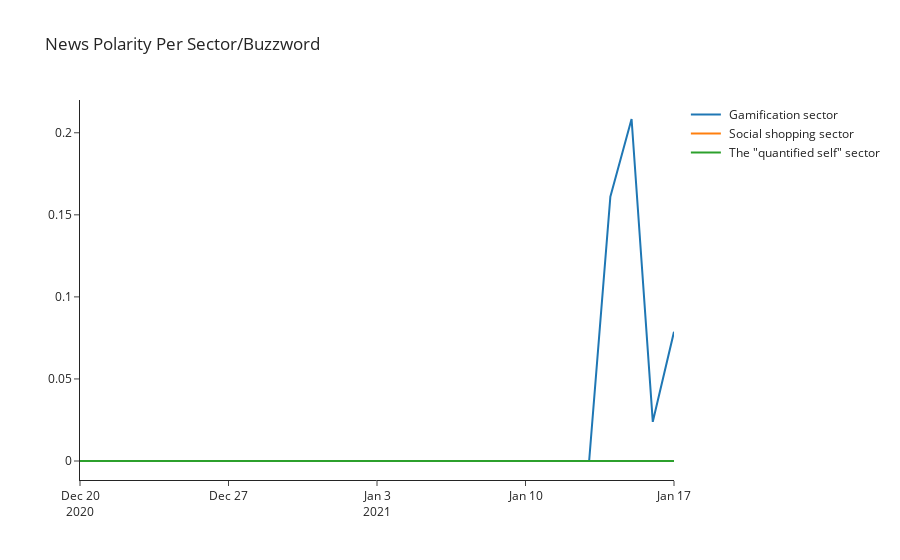

The notebook cell saved with this chart:
### Code cell
sp.polarity_time_series_visualisation(buzzwords, duration_days, news['secret_api'])

### Figure 1 — Plotly figure (JSON) as saved in the notebook; plotly's stock layout.template omitted (floating-point values rounded to 4 significant figures)
{"data": [{"mode": "lines", "name": " Gamification sector ", "type": "scatter", "x": ["2021-01-17", "2021-01-16", "2021-01-15", "2021-01-14", "2021-01-13", "2021-01-12", "2021-01-11", "2021-01-10", "2021-01-09", "2021-01-08", "2021-01-07", "2021-01-06", "2021-01-05", "2021-01-04", "2021-01-03", "2021-01-02", "2021-01-01", "2020-12-31", "2020-12-30", "2020-12-29", "2020-12-28", "2020-12-27", "2020-12-26", "2020-12-25", "2020-12-24", "2020-12-23", "2020-12-22", "2020-12-21", "2020-12-20"], "y": [0.07875, 0.02386, 0.2084, 0.1611, 0, 0, 0, 0, 0, 0, 0, 0, 0, 0, 0, 0, 0, 0, 0, 0, 0, 0, 0, 0, 0, 0, 0, 0, 0]}, {"mode": "lines", "name": " Social shopping sector ", "type": "scatter", "x": ["2021-01-17", "2021-01-16", "2021-01-15", "2021-01-14", "2021-01-13", "2021-01-12", "2021-01-11", "2021-01-10", "2021-01-09", "2021-01-08", "2021-01-07", "2021-01-06", "2021-01-05", "2021-01-04", "2021-01-03", "2021-01-02", "2021-01-01", "2020-12-31", "2020-12-30", "2020-12-29", "2020-12-28", "2020-12-27", "2020-12-26", "2020-12-25", "2020-12-24", "2020-12-23", "2020-12-22", "2020-12-21", "2020-12-20"], "y": [0, 0, 0, 0, 0, 0, 0, 0, 0, 0, 0, 0, 0, 0, 0, 0, 0, 0, 0, 0, 0, 0, 0, 0, 0, 0, 0, 0, 0]}, {"mode": "lines", "name": " The \"quantified self\" sector ", "type": "scatter", "x": ["2021-01-17", "2021-01-16", "2021-01-15", "2021-01-14", "2021-01-13", "2021-01-12", "2021-01-11", "2021-01-10", "2021-01-09", "2021-01-08", "2021-01-07", "2021-01-06", "2021-01-05", "2021-01-04", "2021-01-03", "2021-01-02", "2021-01-01", "2020-12-31", "2020-12-30", "2020-12-29", "2020-12-28", "2020-12-27", "2020-12-26", "2020-12-25", "2020-12-24", "2020-12-23", "2020-12-22", "2020-12-21", "2020-12-20"], "y": [0, 0, 0, 0, 0, 0, 0, 0, 0, 0, 0, 0, 0, 0, 0, 0, 0, 0, 0, 0, 0, 0, 0, 0, 0, 0, 0, 0, 0]}], "layout": {"title": {"text": "News Polarity Per Sector/Buzzword"}}}
